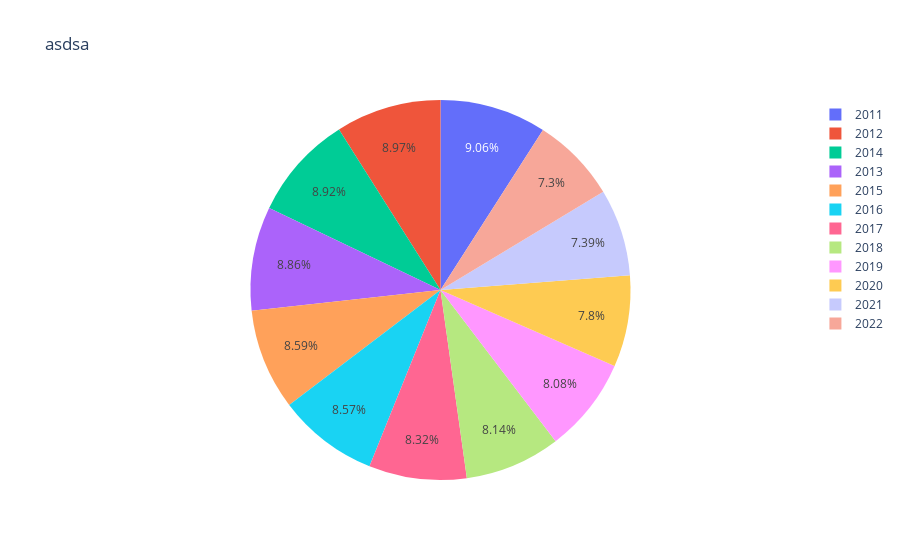

The cell this chart's notebook holds for it:
### Code cell
# yıllara göre düzenlenmiş sehirler
olimpiyat_verisi = pd.read_csv("data/olimpiyatlar_temizlenmis.csv")
olimpiyat_verisi.head()
pieChart(column1="yil", column2="sehir", data=olimpiyat_verisi, pie_names="yil",  pie_title="Yıllara Göre Sehirler", pie_values="sehir" )
pieChart(column1='Year', column2='Undergraduate Part-Time',data=veri,pie_names="Year", pie_title="asdsa", pie_values="Undergraduate Part-Time" )

### Figure 1 — Plotly figure (JSON) as saved in the notebook; plotly's stock layout.template omitted (floating-point values rounded to 4 significant figures)
{"data": [{"domain": {"x": [0, 1], "y": [0, 1]}, "hovertemplate": "Year=%{label}<br>Undergraduate Part-Time=%{value}<extra></extra>", "labels": [2011, 2012, 2013, 2014, 2015, 2016, 2017, 2018, 2019, 2020, 2021, 2022], "legendgroup": "", "name": "", "showlegend": true, "type": "pie", "values": [380400, 376587, 371688, 374211, 360657, 359505, 349041, 341682, 339237, 327441, 310350, 306369]}], "layout": {"legend": {"tracegroupgap": 0}, "title": {"text": "asdsa"}}}
